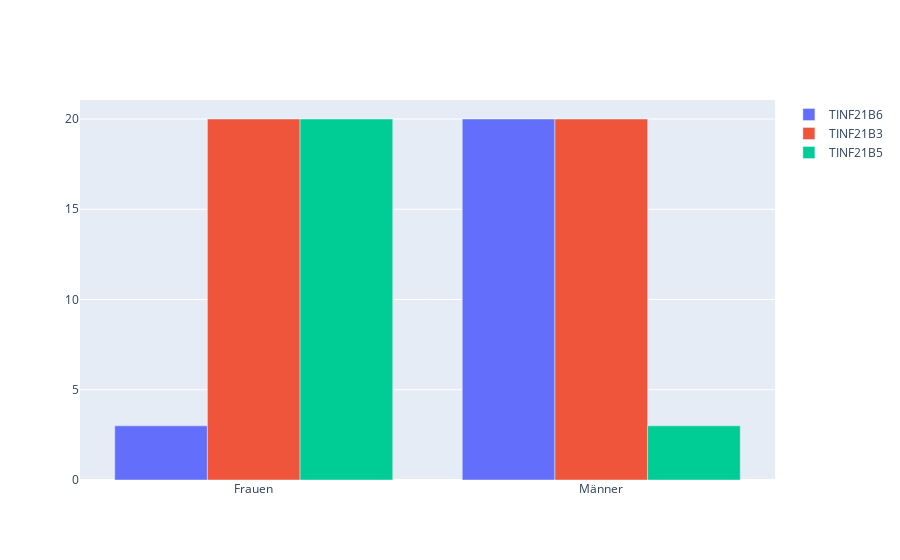

The notebook cell saved with this chart:
### Markdown cell above
## Grouped Bar Charts

### Code cell


### Figure 1 — Plotly figure (JSON) as saved in the notebook; plotly's stock layout.template omitted (floating-point values rounded to 4 significant figures)
{"data": [{"name": "TINF21B6", "type": "bar", "x": ["Frauen", "Männer", "Divers"], "y": [3, 20]}, {"name": "TINF21B3", "type": "bar", "x": ["Frauen", "Männer", "Divers"], "y": [20, 20]}, {"name": "TINF21B5", "type": "bar", "x": ["Frauen", "Männer", "Divers"], "y": [20, 3]}], "layout": {}}
